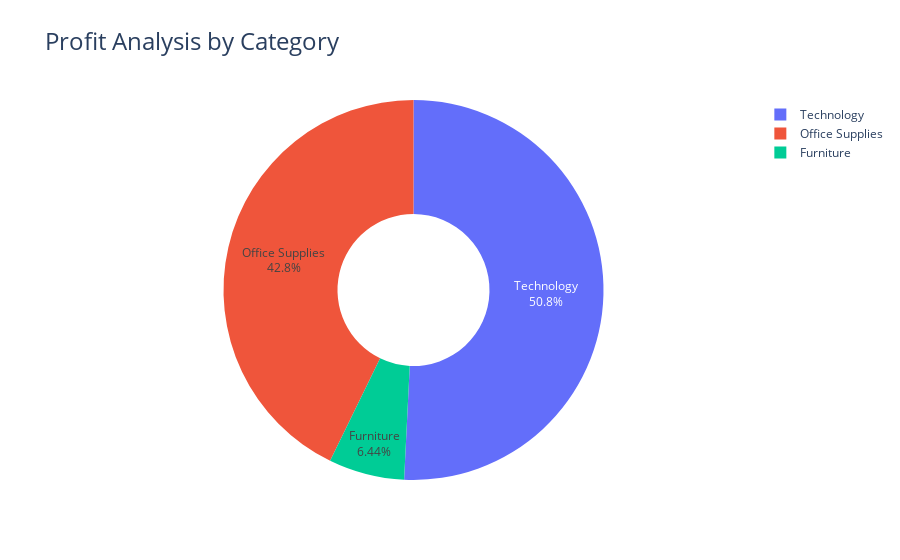

The notebook cell saved with this chart:
### Code cell
fig=px.pie(profit_by_category,
            values="Profit",
            names="Category",
            hole=0.4,
            title="profit_by_category")
fig.update_traces(textposition="inside",textinfo="percent+label")
fig.update_layout(title_text="Profit Analysis by Category",title_font=dict(size=24))
fig.show()

### Figure 1 — Plotly figure (JSON) as saved in the notebook; plotly's stock layout.template omitted (floating-point values rounded to 4 significant figures)
{"data": [{"domain": {"x": [0, 1], "y": [0, 1]}, "hole": 0.4, "hovertemplate": "Category=%{label}<br>Profit=%{value}<extra></extra>", "labels": ["Furniture", "Office Supplies", "Technology"], "legendgroup": "", "name": "", "showlegend": true, "textinfo": "percent+label", "textposition": "inside", "type": "pie", "values": [18450.0, 122500.0, 145500.0]}], "layout": {"autosize": true, "legend": {"tracegroupgap": 0}, "title": {"font": {"size": 24}, "text": "Profit Analysis by Category"}}}
